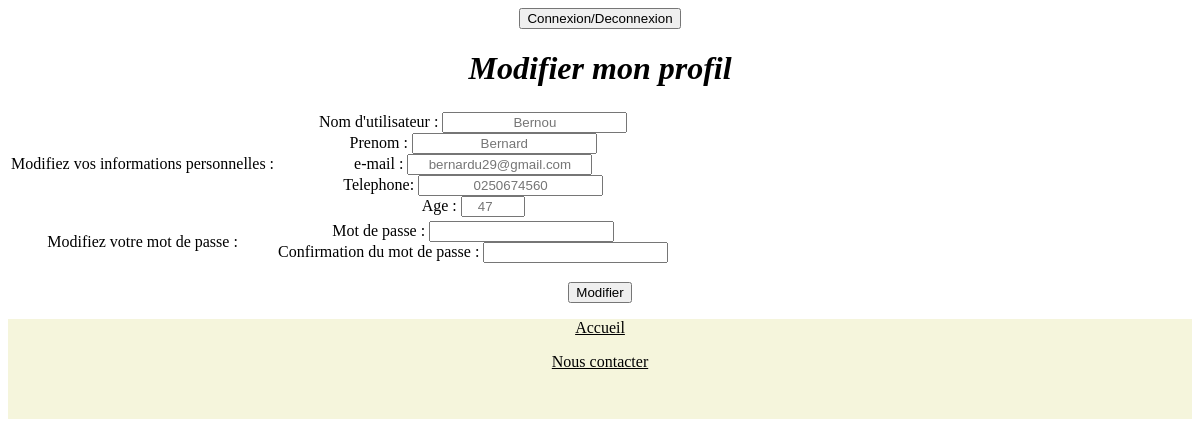
/index.php?cible=modif_profil&fonction=Modifier (signed in), run on the app's committed database.
### tables this page shows
CREATE TABLE IF NOT EXISTS `utilisateur` (
  `Id_Utilisateur` int(11) NOT NULL AUTO_INCREMENT,
  `nomUser` varchar(30) NOT NULL,
  `emailUtilisateur` varchar(50) NOT NULL,
  `mdpUtilisateur` varchar(16) NOT NULL,
  `telUtilisateur` varchar(10) DEFAULT NULL,
  `prenomUtilisateur` varchar(30) NOT NULL,
  `ageUtilisateur` int(11) NOT NULL,
  `dateCreationCompte` date DEFAULT NULL,
  `etatCompte` varchar(50) DEFAULT NULL,
  PRIMARY KEY (`Id_Utilisateur`)
);

### controleurs/modif_profil.php (called while the page is built, shortened)
<?php
include('./modele/requetes.connexion_inscription.php');
if (!isset($_GET['fonction']) || empty($_GET['fonction'])) {
    $vue = "modif_profil";
    $title = "Modifier mon profil";
    $function = "";
    $alerte = "";
} else {
    $vue = "modif_profil";
}
$infos = getUtilisateur($bdd);
$nomUser = $infos[1];
$prenomUtilisateur = $infos[5];
$emailUtilisateur = $infos[2];
$telUtilisateur = $infos[4];
$ageUtilisateur = $infos[6];
include ('vues/header.php');
include ('vues/' . $vue . '.php');
include ('vues/footer.php');

### index.php (called while the page is built, shortened)
<?php
if (isset($_GET['cible']) && !empty($_GET['cible'])) {
    $url = $_GET['cible'];
} else {
    $url = 'principal';
}
include('controleurs/' . $url . '.php');

### modele/requetes.generiques.php (called while the page is built, shortened)
<?php
function recherche(mysqli $bdd, string $table, array $attributs) {
    $where = "";
    foreach($attributs as $key => $value) {
        $where .= "$key = '$value'" . " AND ";
    }
    $where = substr_replace($where, '', -5, 5);
    $statement = 'SELECT * FROM ' . $table . ' WHERE ' . $where;
    return mysqli_query($bdd, $statement);
}
?>

### modele/requetes.connexion_inscription.php (called while the page is built, shortened)
<?php
include('requetes.generiques.php');
function getUtilisateur($bdd): array {
    return recherche($bdd, 'utilisateur', ['Id_Utilisateur' => $_SESSION["id"]])->fetch_row();
}
?>

### vues/modif_profil.php (the view, shortened to what this page needs)
<!DOCTYPE html>
<html lang="fr">
    <head>
        <link rel="stylesheet" href="public/css/styles_con.css"/>
    </head>
    <body>
        <form action="" method="post" name="modifProfile">
            <table>
                <tr>
                    <td>Modifiez vos informations personnelles :</td>
                    <td>
                        Nom d'utilisateur : <input type="text" name="nomUser" placeholder=<?php echo $nomUser ?>><br/>
                        Prenom : <input type="text" name="prenomUtilisateur" placeholder=<?php echo $prenomUtilisateur ?>><br/>
                        e-mail : <input type="email" name="emailUtilisateur" placeholder=<?php echo $emailUtilisateur ?>><br/>
                        Telephone: <input type="tel" name="telUtilisateur" placeholder=<?php echo $telUtilisateur ?>><br/>
                        Age : <input type="number" name="ageUtilisateur" placeholder=<?php echo $ageUtilisateur ?> min="0" max="150"><br/>
                    </td>
                </tr>
                <tr>
                    <td>Modifiez votre mot de passe :</td>
                    <td>
                        Mot de passe : <input type="password" name="mdpUtilisateur"><br/>
                        Confirmation du mot de passe : <input type="password" name="mdpUtilisateurVerification"></br>
                    </td>
                </tr>
            </table>
            <p><input type="submit" value="Modifier" name="fonction"></p>
        </form>
    </body>
</html>

### public/css/styles_con.css (style rules this page uses)
* { color: black; text-align: center; }

### data on the page
utilisateur: nomUser "Bernou", prenomUtilisateur "Bernard", emailUtilisateur "bernardu29@gmail.com", telUtilisateur "0250674560", ageUtilisateur "47"

### other printed values
$title "Modifier mon profil"
